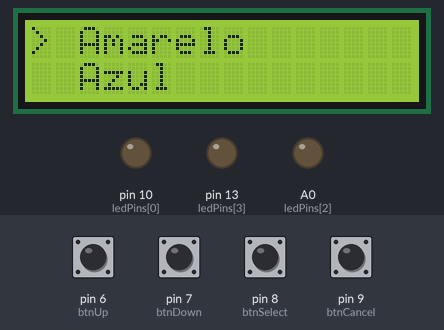
The sketch below on a simulated Arduino Uno, built with avr-gcc and run on an emulated ATmega328P. On the bench: 16×2 character LCD, output pins drawn as LEDs (lit = HIGH). The inputs (shaded band) are chosen by the test bench; at power-on: pin 6 (btnUp), pin 7 (btnDown), pin 8 (btnSelect), pin 9 (btnCancel) HIGH.

Above: at 2.2 s.
2.3 s: pin 8 (btnSelect) pulled LOW for 1 s
At 4.0 s:
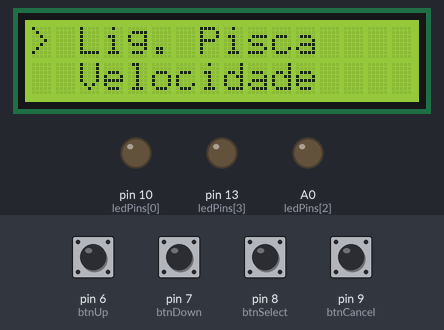
4.8 s: pin 6 (btnUp) pulled LOW for 0.15 s
At 5.7 s:
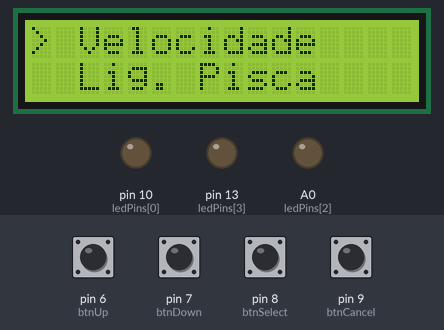
6.4 s: pin 8 (btnSelect) pulled LOW for 0.15 s
At 7.0 s:
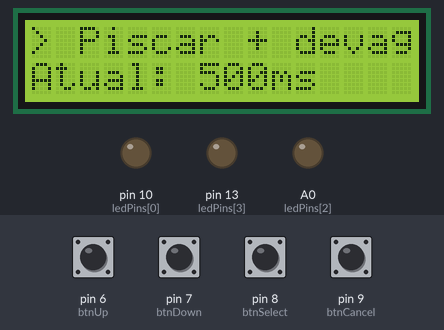
8.0 s: pin 7 (btnDown) pulled LOW for 0.15 s
At 9.2 s:
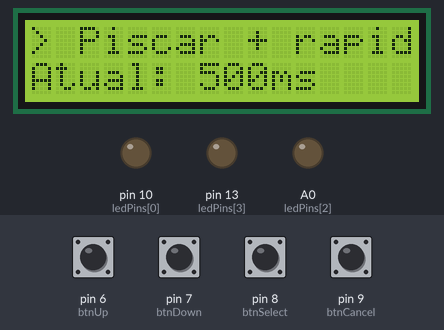
9.6 s: pin 7 (btnDown) pulled LOW for 1 s
At 11.0 s:
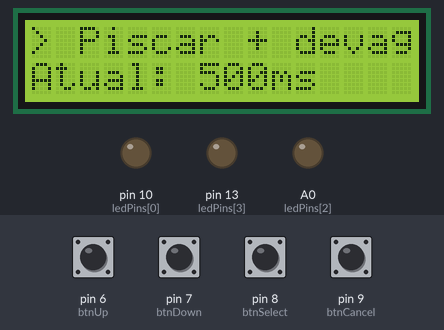
12.1 s: pin 6 (btnUp) pulled LOW for 1 s
At 14.0 s:
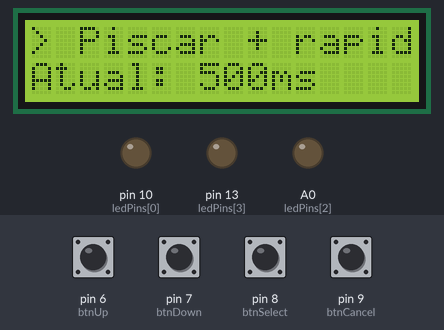
Timing chart, 0 to 15.5 s (numbered marks = the images above; inputs shaded):
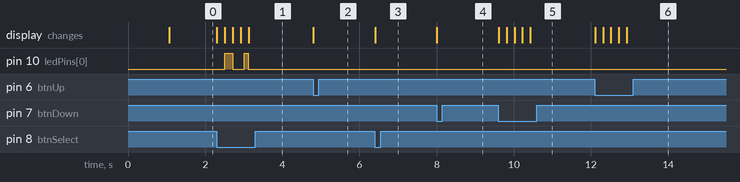

The sketch:

trab01_Daniel_Porto_.ino
```cpp
#include <LiquidCrystal.h>

// LCD: RS, E, D4, D5, D6, D7
LiquidCrystal lcd(12, 11, 5, 4, 3, 2);

// Botões conectados aos pinos
const int btnUp = 6;
const int btnDown = 7;
const int btnSelect = 8;
const int btnCancel = 9;

// LEDs conectados aos pinos
const int ledPins[4] = {10, 11, A0, 13};
String ledNames[4] = {"Amarelo", "Azul", "Vermelho", "Verde"};

// Estados dos LEDs
bool blinking[4] = {false, false, false, false};        // ligado/desligado
int blinkInterval[4] = {500, 500, 500, 500};            // Intervalo de pisca (em ms)
unsigned long lastToggle[4] = {0, 0, 0, 0};             // Último tempo que o LED trocou de estado
bool ledState[4] = {false, false, false, false};        // Estado atual de cada LED (ligado/desligado)

// Controle de navegação no menu
int menuLevel = 0;      // 0 = principal, 1 = submenu LED, 2 = ajuste de velocidade
int currentItem = 0;    // Item selecionado no menu atual
int selectedLed = 0;    // LED atualmente selecionado

// Controle de debounce (evita múltiplas leituras do botão)
unsigned long lastButtonPress = 0;
const unsigned long debounceDelay = 200;

void setup() {
  for (int i = 0; i < 4; i++) {
    pinMode(ledPins[i], OUTPUT);
    digitalWrite(ledPins[i], LOW);
  }

  lcd.begin(16, 2);
  lcd.print("Inicializando...");
  delay(1000);
  lcd.clear();

  pinMode(btnUp, INPUT_PULLUP);
  pinMode(btnDown, INPUT_PULLUP);
  pinMode(btnSelect, INPUT_PULLUP);
  pinMode(btnCancel, INPUT_PULLUP);

  showMenu();
}

void loop() {
  // Verifica os botões pressionados
  handleButtons();

  // Atualiza o estado dos LEDs que estão piscando
  handleBlinking();
}

void handleButtons() {
  // Verifica se tempo de debounce passou
  if (millis() - lastButtonPress < debounceDelay) return;

  bool buttonPressed = false;

  // Botão para cima
  if (digitalRead(btnUp) == LOW) {
    currentItem--;
    if (menuLevel == 0 && currentItem < 0) currentItem = 3;
    if ((menuLevel == 1 || menuLevel == 2) && currentItem < 0) currentItem = 1;
    buttonPressed = true;
  }

  // Botão para baixo
  else if (digitalRead(btnDown) == LOW) {
    currentItem++;
    if (menuLevel == 0 && currentItem > 3) currentItem = 0;
    if ((menuLevel == 1 || menuLevel == 2) && currentItem > 1) currentItem = 0;
    buttonPressed = true;
  }

  // Botão de seleção (OK)
  else if (digitalRead(btnSelect) == LOW) {
    if (menuLevel == 0) {
      // Entrou no submenu de um LED
      selectedLed = currentItem;
      currentItem = 0;
      menuLevel = 1;
    } else if (menuLevel == 1) {
      // Opção 0: Liga/Desliga pisca | Opção 1: Vai para ajuste de velocidade
      if (currentItem == 0) {
        blinking[selectedLed] = !blinking[selectedLed];
        if (!blinking[selectedLed]) {
          digitalWrite(ledPins[selectedLed], LOW);
          ledState[selectedLed] = false;
        }
      } else {
        menuLevel = 2;
        currentItem = 0;
      }
    } else if (menuLevel == 2) {
      // Ajuste da velocidade de pisca
      if (currentItem == 0) {
        blinkInterval[selectedLed] += 50; // Piscar mais devagar
      } else {
        // Piscar mais rápido (mínimo 50ms)
        blinkInterval[selectedLed] = max(50, blinkInterval[selectedLed] - 50);
      }
    }
    buttonPressed = true;
  }

  // Botão de cancelamento (volta ao menu anterior)
  else if (digitalRead(btnCancel) == LOW) {
    if (menuLevel > 0) {
      menuLevel--;
      currentItem = (menuLevel == 0) ? selectedLed : 0;
      lcd.clear(); // Limpa tela ao voltar
    }
    buttonPressed = true;
  }

  // Se algum botão foi pressionado, atualiza menu e registra tempo
  if (buttonPressed) {
    showMenu();
    lastButtonPress = millis();
  }
}

// Atualiza o display LCD de acordo com o nível do menu atual
void showMenu() {
  lcd.clear();

  switch (menuLevel) {
    case 0: // Menu principal - lista os LEDs
      lcd.setCursor(0, 0);
      lcd.print("> ");
      lcd.print(ledNames[currentItem]);

      lcd.setCursor(0, 1);
      lcd.print("  ");
      lcd.print(ledNames[(currentItem + 1) % 4]);
      break;

    case 1: // Submenu do LED selecionado
      lcd.setCursor(0, 0);
      lcd.print("> ");
      lcd.print(currentItem == 0 ? (blinking[selectedLed] ? "Desl. Pisca" : "Lig. Pisca") : "Velocidade");

      lcd.setCursor(0, 1);
      lcd.print("  ");
      lcd.print(currentItem == 0 ? "Velocidade" : (blinking[selectedLed] ? "Desl. Pisca" : "Lig. Pisca"));
      break;

    case 2: // Submenu de velocidade do pisca
      lcd.setCursor(0, 0);
      lcd.print("> ");
      lcd.print(currentItem == 0 ? "Piscar + devagar" : "Piscar + rapido");

      lcd.setCursor(0, 1);
      lcd.print("Atual: ");
      lcd.print(blinkInterval[selectedLed]);
      lcd.print("ms");
      break;
  }
}

// Controla o pisca-pisca dos LEDs
void handleBlinking() {
  unsigned long currentMillis = millis();

  for (int i = 0; i < 4; i++) {
    // Se o LED está em modo pisca e passou o intervalo de tempo
    if (blinking[i] && (currentMillis - lastToggle[i] >= blinkInterval[i])) {
      ledState[i] = !ledState[i]; // alterna estado (ligado/desligado)
      digitalWrite(ledPins[i], ledState[i]);
      lastToggle[i] = currentMillis;
    }
  }
}
```

Measured:
- after the input at 2.3 s, pin 10 (ledPins[0]): LOW → HIGH after 0.21 s, → LOW 0.20 s later, → HIGH 0.30 s later, → LOW 0.11 s later; the display: changes at once (image 1)
- after the input at 4.8 s, the display: changes at once (image 2)
- after the input at 6.4 s, the display: changes at once (image 3)
- after the input at 8.0 s, the display: changes at once (image 4)
- after the input at 9.6 s, the display: changes at once (image 5)
- after the input at 12.1 s, the display: changes at once (image 6)
